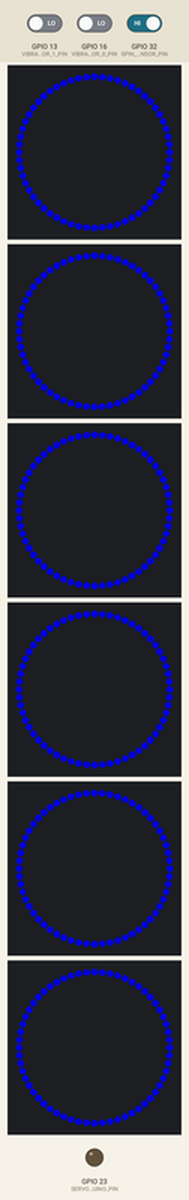
Simulated run of this sketch. Board: ESP32. On the bench: 6 × 60 RGB LEDs in a ring, first at the top, clockwise, output pins drawn as LEDs (lit = HIGH). Dashed ring = blinking. Inputs (shaded band) come from the test bench; at power-on: GPIO 16 (VIBRATION_SENSOR_0_PIN) LOW, GPIO 13 (VIBRATION_SENSOR_1_PIN) LOW, GPIO 32 (SPIN_SENSOR_PIN) HIGH. Dim RGB values are drawn brighter than linear; random numbers use the default seed unless the sketch sets one; the audio player accepts every command and is not drawn; what the sketch prints to the serial monitor is not drawn.

Above: at 2.1 s.
4.8 s: GPIO 16 (VIBRATION_SENSOR_0_PIN) driven HIGH
15.4 s: GPIO 13 (VIBRATION_SENSOR_1_PIN) driven HIGH
At 15.5 s:
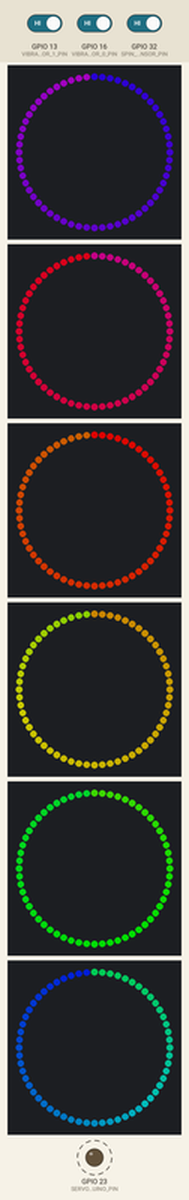
18.0 s: GPIO 13 (VIBRATION_SENSOR_1_PIN) driven LOW
At 28.79 s:
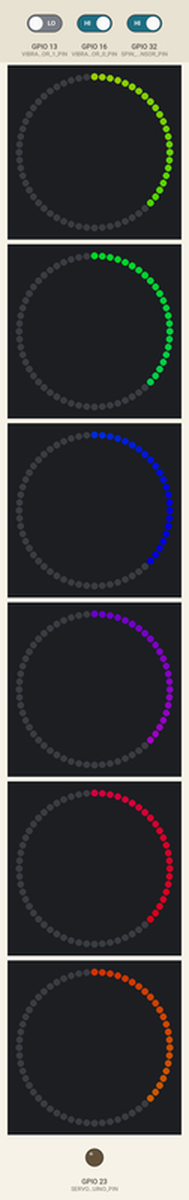
30.1 s: GPIO 13 (VIBRATION_SENSOR_1_PIN) driven HIGH
At 30.18 s:
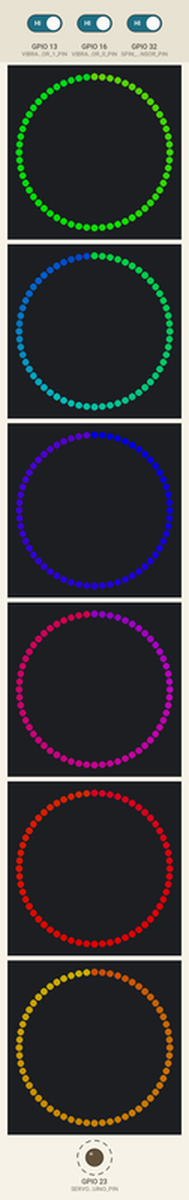
32.7 s: GPIO 16 (VIBRATION_SENSOR_0_PIN) driven LOW
At 43.79 s:
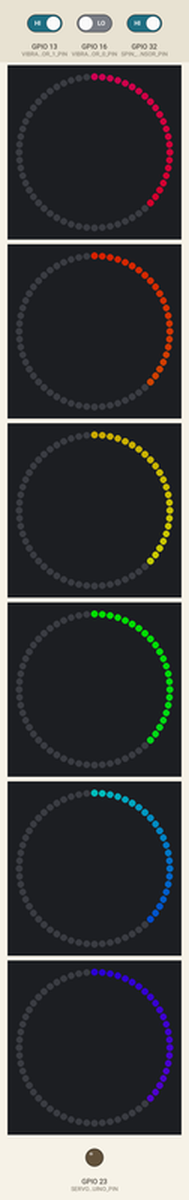
45.1 s: GPIO 16 (VIBRATION_SENSOR_0_PIN) driven HIGH
At 47.3 s:
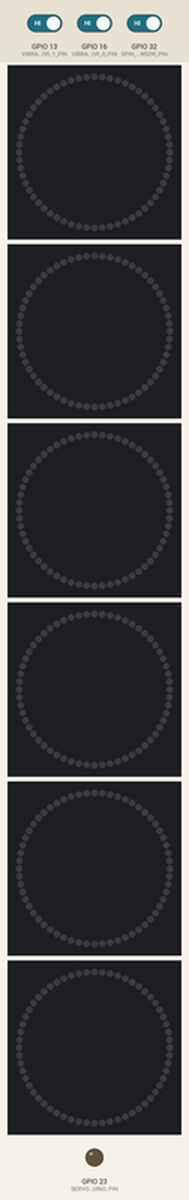
Timing chart, 0 to 48.8 s (numbered marks = the images above; inputs shaded):
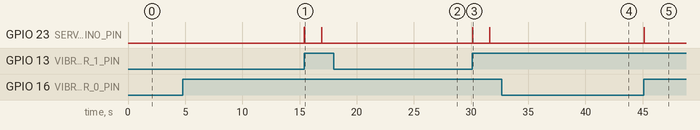

Measured:
- after the input at 15.4 s, GPIO 23 (SERVO_ARDUINO_PIN): alternates HIGH for 0.02 s and LOW for 1.5 s, starting at once
- after the input at 30.1 s, GPIO 23 (SERVO_ARDUINO_PIN): alternates HIGH for 0.02 s and LOW for 1.5 s, starting at once
- after the input at 45.1 s, GPIO 23 (SERVO_ARDUINO_PIN): LOW → HIGH at once, → LOW 0.03 s later
- what the display in image 0 shows lasts 1.0 s, from 2.1 s to 3.1 s

The sketch:

sketch_esp32.ino
```cpp
#include <Arduino.h>
#include <FastLED.h>  // fastLED 3.10.5 (esp32 arduino core 3.x)
#include <DFRobotDFPlayerMini.h>  // DFRobotDFPlayerMini 1.0.6

#include "./src/CelebrationPattern.h"
#include "./src/Patterns/Patterns.h"
#include "./src/Patterns/IdlePattern.h"
#include "./src/Patterns/BuildUpPattern.h"
#include "./src/Patterns/ComboFailPattern.h"
#include "./src/ExamplePattern.h"
#include "./src/LedDisplayConf.h"

// patterns
CelebrationPattern **_CelebrationPatterns = new CelebrationPattern *[NUM_PATTERNS];
IdlePattern *_IdlePattern = new IdlePattern();
BuildUpPattern *_BuildUpPattern = new BuildUpPattern();
ComboFailPattern *_ComboFailPattern = new ComboFailPattern();

// leds
CRGB leds[NUM_STRIPS][NUM_LEDS_PER_STRIP];
#define NUM_MS_PER_FRAME 13

// sensors and servo
#define VIBRATION_SENSOR_0_PIN 16
#define VIBRATION_SENSOR_1_PIN 13
// gpio 15 is a strapping pin on the esp32, gpio 23 is a safe servo output
#define SERVO_ARDUINO_PIN 23

uint_fast16_t _vibSensorCheckFrequency = 2;
uint8_t _vibReading = 0;
uint8_t _vibReading2 = 0;
#define PERIOD_WAIT_BETWEEN_SCORES 1500
#define MAX_SCORE_IN_A_ROW 2

#define HOW_LONG_TO_WAIT_TO_IDLE_S 10

// dfplayer mini on uart 2. serial2 defaults to gpio 4 (led strip 0) for rx on esp32 core 3.x, so the pins are always passed
#define DFPLAYER_RX_PIN 26  // wired to the dfplayer tx
#define DFPLAYER_TX_PIN 25  // wired to the dfplayer rx
#define DFPLAYER_VOLUME 25  // 0-30
DFRobotDFPlayerMini _DfPlayer;
bool _AudioReady = false;

// sd card tracks (see sdcard/README.md): 0001-0004 are combo stages 1-4, 0005 is the jackpot
#define TRACK_NOT_SPINNING 6

// spin sensor: set the type once the hardware is chosen
#define SPIN_SENSOR_LEVEL 0  // pin is low while the carousel is spinning
#define SPIN_SENSOR_PULSE 1  // pin pulses low as the carousel turns
#define SPIN_SENSOR_TYPE SPIN_SENSOR_LEVEL
#define SPIN_SENSOR_PIN 32
#define SPIN_PULSE_TIMEOUT_MS 5000  // still spinning while the last pulse is newer than this
volatile unsigned long _LastSpinPulseMs = 0;

// combo: consecutive scores while spinning build up stages 1-4, and the 5th is the jackpot
#define COMBO_WINDOW_MS 2500
#define COMBO_JACKPOT_STAGE 5
#define JACKPOT_LENGTH_MS 7000  // about the length of track 0005
uint8_t _ComboStage = 0;        // 0 = no combo

void IRAM_ATTR onSpinPulse() {
  _LastSpinPulseMs = millis();
}

void setup() {

  // set up sensors
  Serial.begin(115200);
  delay(20);
  Serial.println("setup start");

  pinMode(VIBRATION_SENSOR_0_PIN, INPUT);
  pinMode(VIBRATION_SENSOR_1_PIN, INPUT);

  pinMode(SPIN_SENSOR_PIN, INPUT_PULLUP);
#if SPIN_SENSOR_TYPE == SPIN_SENSOR_PULSE
  attachInterrupt(digitalPinToInterrupt(SPIN_SENSOR_PIN), onSpinPulse, FALLING);
#endif

  // add patterns
  _CelebrationPatterns[0] = new RainbowComet();
  _CelebrationPatterns[1] = new StarBurst();
  _CelebrationPatterns[2] = new Seahawks();
  _CelebrationPatterns[3] = new ReverseRainbowStarBurst();
  //_CelebrationPatterns[4] = new RandomColorCircle();


  // add led strips
  // the esp8266 pins 1-6 don't carry over to the esp32 (1 and 3 are serial, 6-11 are flash), so use free gpio outputs
  FastLED.addLeds<WS2812, 4, STRIP_RGB_ORDER>(leds[0], NUM_LEDS_PER_STRIP);
  FastLED.addLeds<WS2812, 5, STRIP_RGB_ORDER>(leds[1], NUM_LEDS_PER_STRIP);
  FastLED.addLeds<WS2812, 18, STRIP_RGB_ORDER>(leds[2], NUM_LEDS_PER_STRIP);
  FastLED.addLeds<WS2812, 19, STRIP_RGB_ORDER>(leds[3], NUM_LEDS_PER_STRIP);
  FastLED.addLeds<WS2812, 21, STRIP_RGB_ORDER>(leds[4], NUM_LEDS_PER_STRIP);
  FastLED.addLeds<WS2812, 22, STRIP_RGB_ORDER>(leds[5], NUM_LEDS_PER_STRIP);

  FastLED.setBrightness(LED_BRIGHTNESS);
  FastLED.setCorrection(TypicalPixelString);

  // indicate startup!
  FastLED.showColor(CRGB::Red);
  delay(1000);
  FastLED.showColor(CRGB::Green);
  delay(1000);
  FastLED.showColor(CRGB::Blue);
  delay(1000);
  FastLED.clear();  // clear all pixel data
  FastLED.show();
  delay(10);

  // ack mode lets begin() report whether the dfplayer answered; without one the leds still run, just silently
  Serial2.begin(9600, SERIAL_8N1, DFPLAYER_RX_PIN, DFPLAYER_TX_PIN);
  _AudioReady = _DfPlayer.begin(Serial2, /* isACK */ true, /* doReset */ true);
  if (_AudioReady) {
    _DfPlayer.volume(DFPLAYER_VOLUME);
    Serial.println("dfplayer ready");
  } else {
    Serial.println("dfplayer not found, continuing without audio");
  }

  pinMode(SERVO_ARDUINO_PIN, OUTPUT);
  delay(10);
}

// loop() props
bool _NewScore = false;
bool _PossibleNewScore = false;                // same as vibration detected
bool _CurrentPatternAnimationFinished = true;  // dont play at start up!
CelebrationPattern *_SelectedPattern;
uint8_t _VibrationsDetectedInARow = 0;
const int _VibrationSensorRefreshCheckPeriodMilliS = PERIOD_WAIT_BETWEEN_SCORES * MAX_SCORE_IN_A_ROW + 100;
bool _SensorsAreFalsePositive = false;
unsigned long _TimeOfLastScore;
bool _StartIdling = false;
bool _CheckForIdle = true;

void loop() {
  _PossibleNewScore = false;

  if (!_SensorsAreFalsePositive) {
    _PossibleNewScore = checkForVibration();
    // if its been n seconds and no vibration detected at the time n then reset the 8 bit counter
    // the sensors should be in a good state
    EVERY_N_MILLISECONDS(_VibrationSensorRefreshCheckPeriodMilliS) {
      if (!_PossibleNewScore) {
        _VibrationsDetectedInARow = 0;
      }
    }
  }

  if (_PossibleNewScore) {
    _VibrationsDetectedInARow++;
  }

  // confirm the score
  // the cheap vibration sensors get stuck in a false positive state:
  // prevent starting a new pattern or ring bell if in a false positive state
  // essentially only "celebrate" if the frequency of scoring is greater than the PERIOD_WAIT_BETWEEN_SCORES
  // if frequency is greater then that indicates the sensors are false positive
  // the sensors will go to low once another score occurs (knocking them causes them to get unstuck). So wait until low, and then immediately "celebrate".
  if ((_VibrationsDetectedInARow >= MAX_SCORE_IN_A_ROW) || _SensorsAreFalsePositive) {
    _SensorsAreFalsePositive = true;
    Serial.println("bad state!");
    _NewScore = doubleCheckSensors();
    // reset if the sensors go back to a good state
    if (_NewScore) {
      _SensorsAreFalsePositive = false;
      _VibrationsDetectedInARow = 0;
      Serial.println("good state");
    }
  } else {
    // now confirmed that the vibration was a score
    _NewScore = _PossibleNewScore;
  }

  // read dfplayer acks as they arrive, otherwise the next play command waits up to 500 ms for the previous one's ack
  if (_AudioReady && _DfPlayer.available()) {
    Serial.print("dfplayer message ");
    Serial.print(_DfPlayer.readType());
    Serial.print(" ");
    Serial.println(_DfPlayer.read());
  }

  bool startPattern = false;
  if (_NewScore) {
    respondToScore();
    // turn on Idling checks
    _CheckForIdle = true;
    startPattern = true;
  } else {
    startPattern = updateCombo();
  }

  ringBell(_NewScore);

  if (_CheckForIdle && !_NewScore) {
    EVERY_N_SECONDS(5) {
      _StartIdling = checkIfIdle();
      Serial.println("check idle");
      if (_StartIdling) {
        // turn off idling check
        Serial.println("start idle");
        _CheckForIdle = false;
        _SelectedPattern = _IdlePattern;
        _ComboStage = 0;
      }
    }
  }

  bool draw = !_CurrentPatternAnimationFinished || startPattern || _StartIdling;

  if (draw) {
    bool startFromBeginning = _StartIdling || startPattern;

    if (startFromBeginning) {
      Serial.println("start from beginning");
    }

    _CurrentPatternAnimationFinished = drawPattern(startFromBeginning);

    showFrame();
    // once the pattern completes clear the LEDs
    if (_CurrentPatternAnimationFinished) {
      delay(10);        // wait a moment so that the last frame of the pattern is shown (not really important though)
      FastLED.clear();  // clear all pixel data
      FastLED.show();
    }
  } else {
    // just draw black occasionally
    EVERY_N_MILLISECONDS(300) {
      FastLED.show();
    }
  }
  // reset the start idle
  _StartIdling = false;
}

bool checkForVibration() {
  bool vibrationDetected = false;
  EVERY_N_MILLISECONDS_I(thisvibrationCheckTimer, _vibSensorCheckFrequency) {
    _vibSensorCheckFrequency = 1;

    _vibReading = digitalRead(VIBRATION_SENSOR_0_PIN);
    yield();
    if (_vibReading == 1) {
      _vibReading = digitalRead(VIBRATION_SENSOR_1_PIN);
      if (_vibReading == 1) {
        // dont check the sensors for a bit
        //  (presume that no one will score for a bit/ dont allow another score to interfere)
        _vibSensorCheckFrequency = PERIOD_WAIT_BETWEEN_SCORES;

        vibrationDetected = true;
      }
    }
    thisvibrationCheckTimer.setPeriod(_vibSensorCheckFrequency);
  }
  return vibrationDetected;
}

uint8_t _Speed = 3;  // frequency in ms to draw a pattern
bool _PatternFinished = true;
bool drawPattern(bool newScore) {
  if (newScore) {
    // prepare to draw a pattern
    FastLED.clear();  // clear all pixel data
    FastLED.show();
    // draw the first frame with newScore as true
    _PatternFinished = _SelectedPattern->draw(leds, newScore);
    return _PatternFinished;
  }

  // draw the pattern
  EVERY_N_MILLISECONDS_I(thisAnimationTimer, _Speed) {
    // speed can be controlled dynamically
    _Speed = _SelectedPattern->m_speed;
    thisAnimationTimer.setPeriod(_Speed);

    _PatternFinished = _SelectedPattern->draw(leds, newScore);
  }
  return _PatternFinished;
}

uint8_t _msCounter = 0;

void showFrame() {
  EVERY_N_MILLISECONDS(1) {
    // adjust for displays actual framerate.
    _msCounter++;
    if (_msCounter % NUM_MS_PER_FRAME == 0) {
      // draw the pattern
      FastLED.show();
    }
  }
}

uint8_t _BellSwingLoopCount = 0;
bool _SwingBell = false;

void ringBell(bool newScore) {
  if (newScore) {
    _SwingBell = true;
  }
  if (_SwingBell) {
    digitalWrite(SERVO_ARDUINO_PIN, HIGH);
    _BellSwingLoopCount++;
    if (_BellSwingLoopCount > 20) {
      // reset
      _BellSwingLoopCount = 0;
      _SwingBell = false;
      digitalWrite(SERVO_ARDUINO_PIN, LOW);
      yield();
    }
  }
}

// the behavior observed is that both of the sensors can be stuck in a high or low after a vibration, and upon hitting the sensor again one will change states.
// and so the idea is to wait for that change, signifying that it was struck. This logic is working the best.
bool doubleCheckSensors() {
  return checkVibrationSensorsAreDifferent();
}

bool checkVibrationSensorsAreDifferent() {
  _vibReading = digitalRead(VIBRATION_SENSOR_1_PIN);
  _vibReading2 = digitalRead(VIBRATION_SENSOR_0_PIN);
  yield();

  if (_vibReading != _vibReading2) {
    return true;
  }

  return false;
}

bool checkIfIdle() {
  if (millis() - _TimeOfLastScore > (HOW_LONG_TO_WAIT_TO_IDLE_S * 1000)) {
    return true;
  }
  return false;
}

// picks this score's combo stage, track and pattern. a new score always cuts off the current track and pattern
void respondToScore() {
  unsigned long now = millis();

  if (isSpinning()) {
    bool comboContinues = _ComboStage > 0 && _ComboStage < COMBO_JACKPOT_STAGE && now - _TimeOfLastScore <= COMBO_WINDOW_MS;
    _ComboStage = comboContinues ? _ComboStage + 1 : 1;

    if (_ComboStage == COMBO_JACKPOT_STAGE) {
      selectRandomCelebration(false);
    } else {
      _BuildUpPattern->setStage(_ComboStage);
      _SelectedPattern = _BuildUpPattern;
    }
    // tracks 0001-0005 line up with the combo stages
    playTrack(_ComboStage);
  } else {
    _ComboStage = 0;
    selectRandomCelebration(false);
    playTrack(TRACK_NOT_SPINNING);
  }

  _TimeOfLastScore = now;
  Serial.print("score, combo stage ");
  Serial.println(_ComboStage);
}

// fails a combo once its window runs out and chains the jackpot patterns. returns true when it picked a pattern to start
bool updateCombo() {
  if (_ComboStage == 0) {
    return false;
  }

  if (_ComboStage < COMBO_JACKPOT_STAGE) {
    if (millis() - _TimeOfLastScore > COMBO_WINDOW_MS) {
      Serial.println("combo failed");
      // the lit rings drain away rather than a celebration playing, so a missed combo never looks like the jackpot
      _ComboFailPattern->setStage(_ComboStage);
      _SelectedPattern = _ComboFailPattern;
      _ComboStage = 0;
      return true;
    }
    return false;
  }

  // jackpot: the celebration patterns are short, so keep starting new ones until track 0005 has had time to play out
  if (_CurrentPatternAnimationFinished) {
    if (millis() - _TimeOfLastScore < JACKPOT_LENGTH_MS) {
      Serial.println("jackpot next pattern");
      selectRandomCelebration(true);
      return true;
    }
    _ComboStage = 0;
  }
  return false;
}

void selectRandomCelebration(bool differentFromCurrent) {
  uint8_t index = random8(NUM_PATTERNS);
  if (differentFromCurrent && NUM_PATTERNS > 1 && _CelebrationPatterns[index] == _SelectedPattern) {
    index = (index + 1 + random8(NUM_PATTERNS - 1)) % NUM_PATTERNS;
  }
  _SelectedPattern = _CelebrationPatterns[index];
  Serial.print("pattern ");
  Serial.println(index);
}

bool isSpinning() {
#if SPIN_SENSOR_TYPE == SPIN_SENSOR_PULSE
  return _LastSpinPulseMs != 0 && millis() - _LastSpinPulseMs < SPIN_PULSE_TIMEOUT_MS;
#else
  return digitalRead(SPIN_SENSOR_PIN) == LOW;
#endif
}

void playTrack(uint8_t track) {
  if (_AudioReady) {
    // a play command replaces whatever is playing, so the new hit's track starts right away
    _DfPlayer.playMp3Folder(track);
  }
}
```

CelebrationPattern.h
```cpp
// These statements are optional. However, I recommend that you add them because
// they'll prevent the library code from getting imported multiple times.
#ifndef CelebrationPattern_h
#define CelebrationPattern_h

// You need to import Arduino.h to write a custom library
#include "Arduino.h"
#include <FastLED.h>
#include "LedDisplayConf.h"


class CelebrationPattern
{
  public:
    // called at around every n ms where n is defined by "speed".
    virtual bool draw(CRGB Leds[NUM_STRIPS][NUM_LEDS_PER_STRIP], bool someoneJustScored = false) = 0;
    // how often you want draw() called in ms
    uint8_t m_speed;
};

#endif
```

ExamplePattern.h
```cpp
#ifndef ExamplePattern_h
#define ExamplePattern_h

#include "Arduino.h"
#include <FastLED.h>
#include "CelebrationPattern.h"
#include "LedDisplayConf.h"

class ExamplePattern : public CelebrationPattern
{
  private:
    uint8_t _i;
    uint8_t _x;

  public:
    ExamplePattern()
    {
      _i = 0;
      _x = 0;
      m_speed = 1;
    };

    bool draw(CRGB leds[NUM_STRIPS][NUM_LEDS_PER_STRIP], bool someoneJustScored = false)
    {
      // reset your pattern to play from the begining if someoneJustScored
      if (someoneJustScored)
      {
        _i = -1;
        _x = 0;
      }

      // restore state (try to limit the amount of state you store... try to recover state algorithmically)
      uint8_t i = _i;
      uint8_t x = _x;

      i++;

      if (i == NUM_LEDS_PER_STRIP)
      {
        i = 0;
        x++;
      }

      // have a way to know when your pattern is complete.
      // and if pattern is completed do nothing
      // return true
      if (_x == NUM_STRIPS)
      {
        return true;
      }

      leds[x][i] = CRGB::Red;

      _i = i;
      _x = x;

      return false;
    }

};

#endif
```

LedDisplayConf.h
```cpp
#ifndef LedDisplayConf_h
#define LedDisplayConf_h

#include "Arduino.h"

#define NUM_STRIPS 6
#define NUM_LEDS_PER_STRIP 60
#define STRIP_RGB_ORDER GRB
#define LED_BRIGHTNESS 150

#endif
```

BuildUpPattern.h
```cpp
#ifndef BuildUpPattern_h
#define BuildUpPattern_h

#include "Arduino.h"
#include <FastLED.h>
// for arduino
#include "../CelebrationPattern.h"
#include "../LedDisplayConf.h"
#include "../UtilityFunctions.h"

// for Wokwi (doesn't have folder structure)
/* #include "CelebrationPattern.h"
#include "LedDisplayConf.h"
#include "UtilityFunctions.h" */

#define BUILD_UP_NUM_STAGES 4
#define BUILD_UP_RING_GAP 3  // dark leds on each side of a ring so the rings read as separate
// rings go from the center (led 0) outward, and each ring is a step hotter in color
static const uint8_t BUILD_UP_RING_HUES[BUILD_UP_NUM_STAGES] = {HUE_BLUE, HUE_GREEN, HUE_YELLOW, HUE_RED};

// shown while a combo builds up, one ring per consecutive toss while spinning (stage 1 = 1 ring ... stage 4 = 4 rings).
// kept out of the celebration pool like IdlePattern
class BuildUpPattern : public CelebrationPattern
{
private:
  uint8_t _Stage = 1;
  uint8_t _NewRingLedsLit = 0;

public:
  BuildUpPattern()
  {
    m_speed = 15;
  };

  void setStage(uint8_t stage)
  {
    _Stage = constrain(stage, 1, BUILD_UP_NUM_STAGES);
  }

  bool draw(CRGB leds[NUM_STRIPS][NUM_LEDS_PER_STRIP], bool someoneJustScored = false)
  {
    const uint8_t ringSpacing = NUM_LEDS_PER_STRIP / BUILD_UP_NUM_STAGES;
    const uint8_t ringWidth = ringSpacing - 2 * BUILD_UP_RING_GAP;

    if (someoneJustScored)
    {
      _NewRingLedsLit = 0;
      m_speed = 15;
    }

    uint8_t brightness = 255;
    if (_NewRingLedsLit < ringWidth)
    {
      // the rings from earlier tosses stay lit while the newest ring sweeps in
      _NewRingLedsLit++;
    }
    else
    {
      // then hold and pulse, faster each stage
      m_speed = 20;
      brightness = beatsin8(30 * _Stage, 120, 255);
    }

    fill_solid(leds[0], NUM_LEDS_PER_STRIP, CRGB::Black);
    for (uint8_t ring = 0; ring < _Stage; ring++)
    {
      uint8_t ringStart = ring * ringSpacing + BUILD_UP_RING_GAP;
      uint8_t ledsLit = (ring == _Stage - 1) ? _NewRingLedsLit : ringWidth;
      fill_solid(&leds[0][ringStart], ledsLit, CHSV(BUILD_UP_RING_HUES[ring], 255, brightness));
    }
    DuplicateToOtherStrips(leds);

    // never finishes on its own: the next toss or the end of the combo window replaces it
    return false;
  }
};

#endif
```

Patterns.h
```cpp
// These statements are optional. However, I recommend that you add them because
// they'll prevent the library code from getting imported multiple times.
#ifndef Patterns_h
#define Patterns_h

#define NUM_PATTERNS 4

// You need to import Arduino.h to write a custom library
#include "Arduino.h"
// add patterns in this folder
#include "./RainbowComet.h"
#include "./StarBurst.h"
#include "./Seahawks.h"
//#include "./RandomColorCircle.h" // not working yet
#include "./ReverseRainbowStarBurst.h"

#endif
```

Source omitted: ComboFailPattern.h (2916 bytes), IdlePattern.h (2730 bytes), RainbowComet.h (1402 bytes), ReverseRainbowStarBurst.h (1855 bytes), Seahawks.h (1983 bytes), StarBurst.h (2539 bytes), UtilityFunctions.h (423 bytes)
